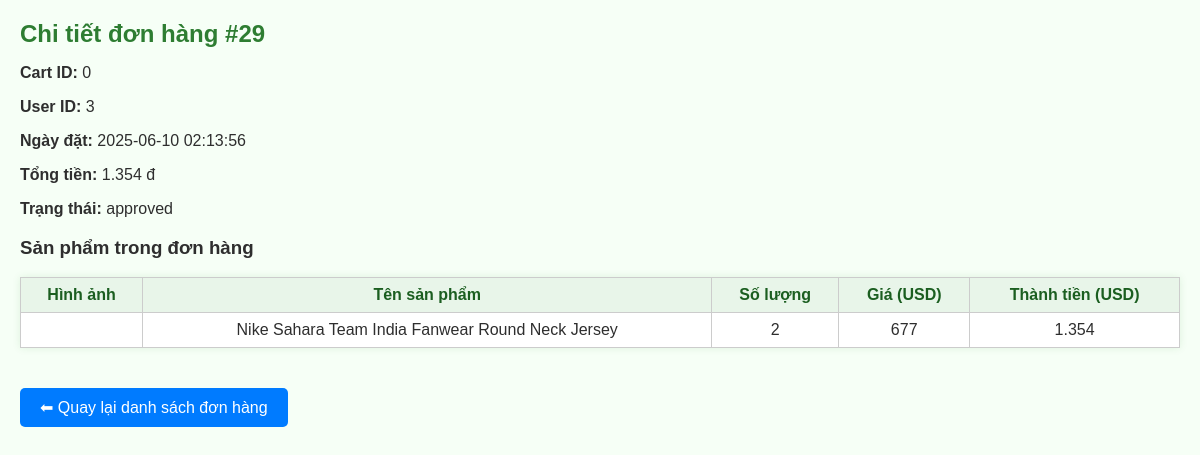
Page /myorder/order_detail.php?id=29 on the committed database.
### tables this page shows
CREATE TABLE `orders` (
  `order_id` int(11) NOT NULL,
  `cart_id` int(11) NOT NULL,
  `user_id` int(11) NOT NULL,
  `order_date` datetime NOT NULL DEFAULT current_timestamp(),
  `total_price` decimal(10,2) NOT NULL,
  `status` enum('pending','approved','rejected') NOT NULL DEFAULT 'pending'
);

CREATE TABLE `order_items` (
  `id` int(11) NOT NULL,
  `order_id` int(11) DEFAULT NULL,
  `product_id` int(11) DEFAULT NULL,
  `quantity` int(11) DEFAULT NULL,
  `price` decimal(10,2) DEFAULT NULL
);

CREATE TABLE `product_instock` (
  `product_id` int(11) NOT NULL,
  `product_display_name` varchar(200) NOT NULL,
  `description` text NOT NULL,
  `quantity` int(11) NOT NULL,
  `price` decimal(10,2) NOT NULL,
  `colour` varchar(25) NOT NULL,
  `image` varchar(255) NOT NULL
);

### myorder/order_detail.php (the view, shortened to what this page needs)
<?php
require 'config.php';
$order_id = isset($_GET['id']) ? (int)$_GET['id'] : 0;
$sql_order = "SELECT * FROM orders WHERE order_id = ?";
$stmt_order = $conn->prepare($sql_order);
$stmt_order->bind_param("i", $order_id);
$stmt_order->execute();
$order_result = $stmt_order->get_result();
$order = $order_result->fetch_assoc();
$sql_items = "
    SELECT oi.*, p.product_display_name, p.image
    FROM order_items oi
    JOIN product_instock p ON oi.product_id = p.product_id
    WHERE oi.order_id = ?
";
$stmt_items = $conn->prepare($sql_items);
$stmt_items->bind_param("i", $order_id);
$stmt_items->execute();
$items_result = $stmt_items->get_result();
?>
<!DOCTYPE html>
<html lang="vi">
<head>
    <link rel="stylesheet" href="style1.css">
</head>
<body>
    <h2>Chi tiết đơn hàng #<?= $order['order_id'] ?></h2>
    <p><strong>Cart ID:</strong> <?= $order['cart_id'] ?></p>
    <p><strong>User ID:</strong> <?= $order['user_id'] ?></p>
    <p><strong>Ngày đặt:</strong> <?= $order['order_date'] ?></p>
    <p><strong>Tổng tiền:</strong> <?= number_format($order['total_price'], 0, ',', '.') ?> đ</p>
    <p><strong>Trạng thái:</strong> <?= htmlspecialchars($order['status']) ?></p>
    <h3>Sản phẩm trong đơn hàng</h3>
    <table>
        <tr>
            <th>Hình ảnh</th>
            <th>Tên sản phẩm</th>
            <th>Số lượng</th>
            <th>Giá (USD)</th>
            <th>Thành tiền (USD)</th>
        </tr>
        <?php if ($items_result->num_rows > 0): ?>
            <?php while ($item = $items_result->fetch_assoc()): ?>
                <tr>
                    <td>
                    </td>
                    <td><?= htmlspecialchars($item['product_display_name']) ?></td>
                    <td><?= $item['quantity'] ?></td>
                    <td><?= number_format($item['price'], 0, ',', '.') ?></td>
                    <td><?= number_format($item['price'] * $item['quantity'], 0, ',', '.') ?></td>
                </tr>
            <?php endwhile; ?>
        <?php else: ?>
            <tr><td colspan="5">Không có sản phẩm trong đơn hàng.</td></tr>
        <?php endif; ?>
    </table>
    <div style="margin-top: 20px;">
        <a href="myorder.php" class="button">⬅ Quay lại danh sách đơn hàng</a>
    </div>
</body>
</html>

### myorder/style1.css (style rules this page uses)
body { font-family: Arial, sans-serif; margin: 20px; background-color: #f6fff6; color: #2e2e2e; }
h2 { color: #2e7d32; margin-bottom: 10px; }
a { text-decoration: none; color: #388e3c; }
table { width: 100%; border-collapse: collapse; background-color: #ffffff; box-shadow: 0 0 8px rgba(0, 128, 0, 0.1); }
th, td { padding: 10px; border: 1px solid #c8e6c9; text-align: left; vertical-align: middle; }
th { background-color: #e8f5e9; font-weight: bold; color: #1b5e20; }

### myorder/order_detail.php (style rules this page uses)
table { border-collapse: collapse; width: 100%; }
th, td { border: 1px solid #ccc; padding: 8px; text-align: center; }
.button { margin-top: 20px; display: inline-block; padding: 10px 20px; background: #007BFF; color: white; text-decoration: none; border-radius: 5px; }

### rows in the picture
orders: order_id "29", cart "0", user "3", order_date "2025-06-10 02:13:56", total_price "1.354", status "approved"
order_items: product.product_display_name "Nike Sahara Team India Fanwear Round Neck Jersey", quantity "2", price "677", $item['price'] * $item['quantity'] "1.354"
